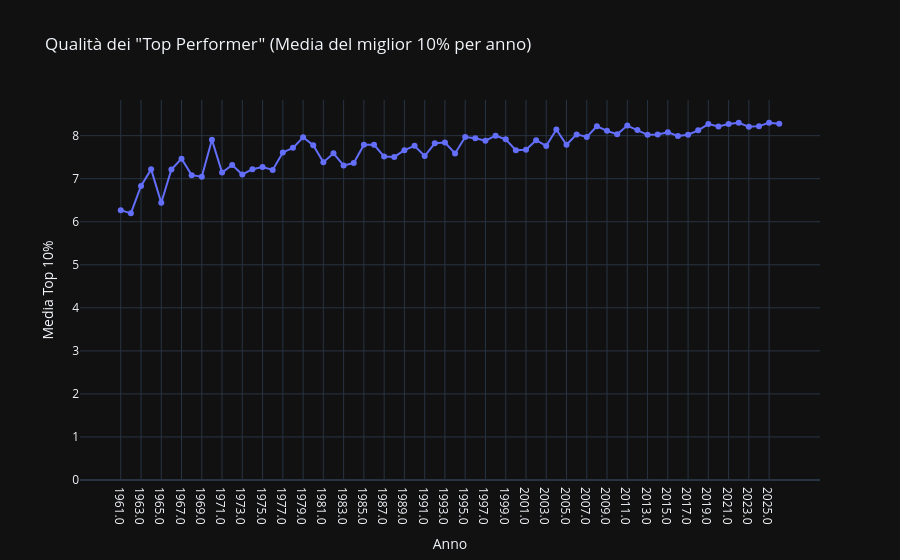

Notebook code for this chart:
### Code cell
fig.update_yaxes(rangemode="tozero")
fig.write_html('../../graphs/topPerformer.html')
fig.show()

### Figure 1 — Plotly figure (JSON) as saved in the notebook; plotly's stock layout.template omitted (floating-point values rounded to 4 significant figures)
{"data": [{"hovertemplate": "Anno=%{x}<br>Media Top 10%=%{y}<extra></extra>", "legendgroup": "", "line": {"color": "#636efa", "dash": "solid"}, "marker": {"symbol": "circle"}, "mode": "lines+markers", "name": "", "orientation": "v", "showlegend": false, "x": ["1961.0", "1962.0", "1963.0", "1964.0", "1965.0", "1966.0", "1967.0", "1968.0", "1969.0", "1970.0", "1971.0", "1972.0", "1973.0", "1974.0", "1975.0", "1976.0", "1977.0", "1978.0", "1979.0", "1980.0", "1981.0", "1982.0", "1983.0", "1984.0", "1985.0", "1986.0", "1987.0", "1988.0", "1989.0", "1990.0", "1991.0", "1992.0", "1993.0", "1994.0", "1995.0", "1996.0", "1997.0", "1998.0", "1999.0", "2000.0", "2001.0", "2002.0", "2003.0", "2004.0", "2005.0", "2006.0", "2007.0", "2008.0", "2009.0", "2010.0", "2011.0", "2012.0", "2013.0", "2014.0", "2015.0", "2016.0", "2017.0", "2018.0", "2019.0", "2020.0", "2021.0", "2022.0", "2023.0", "2024.0", "2025.0", "2026.0"], "xaxis": "x", "y": [6.269, 6.196, 6.831, 7.217, 6.444, 7.213, 7.466, 7.083, 7.048, 7.907, 7.145, 7.32, 7.099, 7.222, 7.271, 7.204, 7.611, 7.717, 7.962, 7.777, 7.384, 7.589, 7.31, 7.364, 7.79, 7.79, 7.515, 7.506, 7.664, 7.764, 7.527, 7.824, 7.839, 7.586, 7.968, 7.939, 7.884, 8.0, 7.915, 7.663, 7.673, 7.894, 7.763, 8.144, 7.788, 8.03, 7.969, 8.218, 8.112, 8.032, 8.235, 8.133, 8.02, 8.029, 8.077, 7.994, 8.024, 8.125, 8.27, 8.213, 8.271, 8.3, 8.206, 8.222, 8.3, 8.278], "yaxis": "y", "type": "scatter"}], "layout": {"xaxis": {"anchor": "y", "domain": [0.0, 1.0], "title": {"text": "Anno"}}, "yaxis": {"anchor": "x", "domain": [0.0, 1.0], "title": {"text": "Media Top 10%"}, "rangemode": "tozero"}, "legend": {"tracegroupgap": 0}, "title": {"text": "Qualità dei \"Top Performer\" (Media del miglior 10% per anno)"}}}
